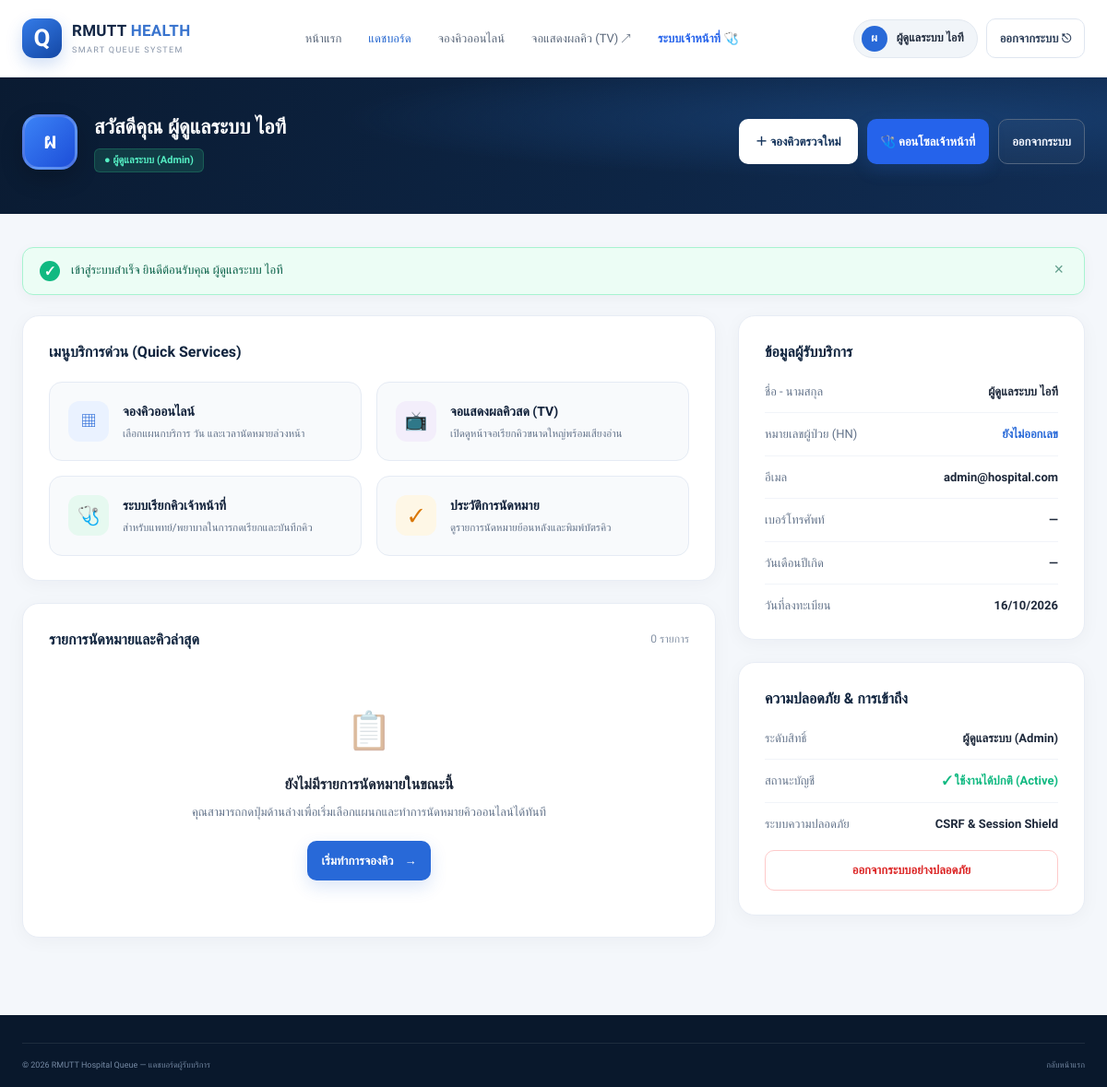
The app's page /dashboard.php (signed in) with its own data.
### tables this page shows
CREATE TABLE IF NOT EXISTS users (
  id BIGINT UNSIGNED AUTO_INCREMENT PRIMARY KEY,
  full_name VARCHAR(150) NOT NULL,
  email VARCHAR(190) NOT NULL UNIQUE,
  password_hash VARCHAR(255) NOT NULL,
  role ENUM('patient','staff','admin','executive') NOT NULL DEFAULT 'patient',
  is_active TINYINT(1) NOT NULL DEFAULT 1,
  created_at TIMESTAMP NOT NULL DEFAULT CURRENT_TIMESTAMP,
  updated_at TIMESTAMP NOT NULL DEFAULT CURRENT_TIMESTAMP ON UPDATE CURRENT_TIMESTAMP
);

### dashboard.php (the view, shortened to what this page needs)
<?php
require_once __DIR__ . '/config/database.php';
require_once __DIR__ . '/includes/auth.php';
$user = current_user();
$userId = (int)$user['id'];
try {
    $stmt = $pdo->prepare("
        SELECT u.id, u.full_name, u.email, u.role, u.created_at,
               p.id AS patient_id, p.patient_number, p.phone, p.date_of_birth
        FROM users u
        LEFT JOIN patients p ON u.id = p.user_id
        WHERE u.id = :id
        LIMIT 1
    ");
    $stmt->execute([':id' => $userId]);
    $freshUser = $stmt->fetch();
    if ($freshUser) {
        $user = array_merge($user, $freshUser);
    }
    $stmtAppt = $pdo->prepare("
        SELECT a.id, a.booking_code, a.appointment_status, a.created_at,
               d.name AS department_name, s.service_date, s.start_time, s.end_time,
               q.queue_number, q.queue_status
        FROM appointments a
        JOIN departments d ON a.department_id = d.id
        JOIN schedules s ON a.schedule_id = s.id
        LEFT JOIN queues q ON a.id = q.appointment_id
        WHERE a.patient_id = :patient_id
        ORDER BY s.service_date DESC, s.start_time DESC
        LIMIT 5
    ");
    $stmtAppt->execute([':patient_id' => $user['patient_id'] ?? 0]);
    $appointments = $stmtAppt->fetchAll();
} catch (PDOException $e) {
    error_log('Dashboard data fetch error: ' . $e->getMessage());
    $appointments = [];
}
$userInitials = mb_substr($user['full_name'], 0, 1, 'UTF-8');
?>
<!DOCTYPE html>
<html lang="th">
<head>
  <link rel="stylesheet" href="assets/css/style.css">
  <link rel="stylesheet" href="assets/css/auth.css">
</head>
<body class="dashboard-wrapper">
  <header class="site-header">
    <div class="container nav-wrap">
      <a class="brand" href="index.php" aria-label="หน้าแรก">
        <div class="brand-mark"><span>Q</span></div>
        <div class="brand-copy">
          <strong>RMUTT <span>HEALTH</span></strong>
          <small>SMART QUEUE SYSTEM</small>
        </div>
      </a>
      <nav class="main-nav" id="mainNav">
        <a href="index.php">หน้าแรก</a>
        <a class="active" href="dashboard.php">แดชบอร์ด</a>
        <a href="book.php">จองคิวออนไลน์</a>
        <a href="queue_display.php" target="_blank">จอแสดงผลคิว (TV) ↗</a>
        <?php if (has_role(['staff', 'admin']) || isset($_SESSION['staff_demo_mode'])): ?>
          <a href="staff_queue.php" style="color:#2563eb; font-weight:600;">ระบบเจ้าหน้าที่ 🩺</a>
        <?php endif; ?>
      </nav>
      <div class="nav-actions">
        <span class="user-menu-pill">
          <span class="user-menu-avatar"><?= htmlspecialchars($userInitials) ?></span>
          <span><?= htmlspecialchars($user['full_name']) ?></span>
        </span>
        <a href="logout.php" class="btn btn-ghost btn-small" title="ออกจากระบบ">
          ออกจากระบบ ⎋
        </a>
      </div>
    </div>
  </header>
  <section class="dashboard-hero">
    <div class="container">
      <div class="dash-user-row">
        <div class="dash-user-profile">
          <div class="dash-avatar"><?= htmlspecialchars($userInitials) ?></div>
          <div class="dash-user-meta">
            <h1>สวัสดีคุณ <?= htmlspecialchars($user['full_name']) ?></h1>
            <div class="dash-user-badges">
              <span class="badge badge-role-patient">
                ● <?= htmlspecialchars(get_role_label($user['role'] ?? 'patient')) ?>
              </span>
            </div>
          </div>
        </div>
        <div class="dash-actions-top">
          <a href="book.php" class="btn btn-white btn-small">
            ＋ จองคิวตรวจใหม่
          </a>
          <?php if (has_role(['staff', 'admin']) || isset($_SESSION['staff_demo_mode'])): ?>
            <a href="staff_queue.php" class="btn btn-primary btn-small" style="background:#2563eb;">
              🩺 คอนโซลเจ้าหน้าที่
            </a>
          <?php endif; ?>
          <a href="logout.php" class="btn btn-outline-light btn-small">
            ออกจากระบบ
          </a>
        </div>
      </div>
    </div>
  </section>
  <main class="dashboard-main">
    <div class="container">
      <?= render_flash() ?>
      <div class="dash-grid">
        <div class="dash-col-main">
          <div class="dash-card">
            <h2 class="dash-card-title">เมนูบริการด่วน (Quick Services)</h2>
            <div class="quick-action-cards">
              <a href="book.php" class="quick-btn">
                <div class="quick-icon blue">▦</div>
                <div class="quick-text">
                  <h4>จองคิวออนไลน์</h4>
                  <p>เลือกแผนกบริการ วัน และเวลานัดหมายล่วงหน้า</p>
                </div>
              </a>
              <a href="queue_display.php" target="_blank" class="quick-btn">
                <div class="quick-icon purple">📺</div>
                <div class="quick-text">
                  <h4>จอแสดงผลคิวสด (TV)</h4>
                  <p>เปิดดูหน้าจอเรียกคิวขนาดใหญ่พร้อมเสียงอ่าน</p>
                </div>
              </a>
              <a href="staff_queue.php" class="quick-btn">
                <div class="quick-icon green">🩺</div>
                <div class="quick-text">
                  <h4>ระบบเรียกคิวเจ้าหน้าที่</h4>
                  <p>สำหรับแพทย์/พยาบาลในการกดเรียกและบันทึกคิว</p>
                </div>
              </a>
              <a href="#history" class="quick-btn">
                <div class="quick-icon amber">✓</div>
                <div class="quick-text">
                  <h4>ประวัติการนัดหมาย</h4>
                  <p>ดูรายการนัดหมายย้อนหลังและพิมพ์บัตรคิว</p>
                </div>
              </a>
            </div>
          </div>
          <div class="dash-card" id="history">
            <h2 class="dash-card-title">
              <span>รายการนัดหมายและคิวล่าสุด</span>
              <small style="font-size: 12px; color: #8794a7; font-weight: normal;">
                <?= count($appointments) ?> รายการ
              </small>
            </h2>
            <?php if (empty($appointments)): ?>
              <div style="text-align: center; padding: 35px 20px; color: #64748b;">
                <div style="font-size: 40px; margin-bottom: 12px; opacity: 0.5;">📋</div>
                <h3 style="font-size: 16px; margin: 0 0 6px; color: #1e293b;">ยังไม่มีรายการนัดหมายในขณะนี้</h3>
                <p style="font-size: 13px; margin: 0 0 20px;">คุณสามารถกดปุ่มด้านล่างเพื่อเริ่มเลือกแผนกและทำการนัดหมายคิวออนไลน์ได้ทันที</p>
                <a href="book.php" class="btn btn-primary btn-small">เริ่มทำการจองคิว <span>→</span></a>
              </div>
            <?php endif; ?>
          </div>
        </div>
        <div class="dash-col-side" id="profile">
          <div class="dash-card">
            <h2 class="dash-card-title">ข้อมูลผู้รับบริการ</h2>
            <div class="profile-info-list">
              <div class="info-item">
                <span class="info-label">ชื่อ - นามสกุล</span>
                <span class="info-val"><?= htmlspecialchars($user['full_name']) ?></span>
              </div>
              <div class="info-item">
                <span class="info-label">หมายเลขผู้ป่วย (HN)</span>
                <span class="info-val" style="color: #2869d8;"><?= htmlspecialchars($user['patient_number'] ?? 'ยังไม่ออกเลข') ?></span>
              </div>
              <div class="info-item">
                <span class="info-label">อีเมล</span>
                <span class="info-val"><?= htmlspecialchars($user['email']) ?></span>
              </div>
              <div class="info-item">
                <span class="info-label">เบอร์โทรศัพท์</span>
                <span class="info-val"><?= htmlspecialchars($user['phone'] ?? '—') ?></span>
              </div>
              <div class="info-item">
                <span class="info-label">วันเดือนปีเกิด</span>
                <span class="info-val"><?= htmlspecialchars($user['date_of_birth'] ?? '—') ?></span>
              </div>
              <div class="info-item">
                <span class="info-label">วันที่ลงทะเบียน</span>
                <span class="info-val"><?= date('d/m/Y', strtotime($user['created_at'] ?? 'now')) ?></span>
              </div>
            </div>
          </div>
          <div class="dash-card">
            <h2 class="dash-card-title">ความปลอดภัย & การเข้าถึง</h2>
            <div class="profile-info-list">
              <div class="info-item">
                <span class="info-label">ระดับสิทธิ์</span>
                <span class="info-val"><?= htmlspecialchars(get_role_label($user['role'] ?? 'patient')) ?></span>
              </div>
              <div class="info-item">
                <span class="info-label">สถานะบัญชี</span>
                <span class="info-val" style="color: #10b981;">✓ ใช้งานได้ปกติ (Active)</span>
              </div>
              <div class="info-item">
                <span class="info-label">ระบบความปลอดภัย</span>
                <span class="info-val">CSRF & Session Shield</span>
              </div>
            </div>
            <div style="margin-top: 18px;">
              <a href="logout.php" class="btn btn-ghost" style="width: 100%; border-color: #fecaca; color: #dc2626;">
                ออกจากระบบอย่างปลอดภัย
              </a>
            </div>
          </div>
        </div>
      </div>
    </div>
  </main>
  <footer class="site-footer">
    <div class="container footer-bottom">
      <span>© <?= date('Y') ?> RMUTT Hospital Queue — แดชบอร์ดผู้รับบริการ</span>
      <a href="index.php" style="color: inherit;">กลับหน้าแรก</a>
    </div>
  </footer>
</body>
</html>

### assets/css/style.css (style rules this page uses)
:root { --navy: #0b1d36; --navy-2: #102b50; --blue: #2869d8; --blue-light: #eaf2ff; --ink: #15243a; --muted: #718096; --line: #e6ebf2; --surface: #f6f8fc; --white: #fff; --green: #19a779; --radius: 20px; --shadow: 0 24px 70px rgba(10, 29, 57, .13) }
* { box-sizing: border-box }
html { scroll-behavior: smooth; scroll-padding-top: 90px }
body { margin: 0; font-family: "IBM Plex Sans Thai", sans-serif; color: var(--ink); background: #fff; font-size: 15px; line-height: 1.65 }
a { color: inherit; text-decoration: none }
.container { width: min(1160px, calc(100% - 48px)); margin-inline: auto }
.site-header { height: 84px; background: rgba(255, 255, 255, .96); border-bottom: 1px solid #edf0f5; position: sticky; top: 0; z-index: 20; backdrop-filter: blur(16px) }
.nav-wrap { height: 100%; display: flex; align-items: center; justify-content: space-between; gap: 28px }
.brand { display: flex; align-items: center; gap: 11px; flex-shrink: 0 }
.brand-mark { width: 43px; height: 43px; background: linear-gradient(145deg, #347ce9, #1447a4); color: #fff; border-radius: 13px; display: grid; place-items: center; box-shadow: 0 7px 17px #2466cf35; font-size: 26px; font-weight: 700 }
.brand-copy { display: flex; flex-direction: column; line-height: 1.2 }
.brand-copy strong { font-size: 17px; letter-spacing: .3px; color: #132746 }
.brand-copy strong span { color: #3974ce }
.brand-copy small { font-size: 9px; letter-spacing: 1.35px; color: #8794a8; margin-top: 5px }
.main-nav { display: flex; align-items: center; gap: 29px; font-size: 13px; color: #5b687b }
.main-nav a { transition: color .2s }
.main-nav a:hover, .main-nav a.active { color: #2466cf }
.nav-actions { display: flex; align-items: center; gap: 9px }
.btn { display: inline-flex; align-items: center; justify-content: center; gap: 12px; border: 1px solid transparent; border-radius: 10px; padding: 10px 17px; font-family: inherit; font-size: 13px; font-weight: 600; transition: transform .2s, background .2s, border-color .2s; cursor: pointer }
.btn-primary { background: var(--blue); color: #fff; box-shadow: 0 7px 18px #2869d82b }
.btn-ghost { border-color: #dfe6f0; color: #30425c; background: #fff }
.btn-small { padding: 10px 14px }
.btn-outline-light { border-color: #526681; color: #f2f6ff; background: #ffffff08 }
.btn-white { background: #fff; color: #15345c; padding: 13px 17px }
.site-footer { background: #09182c; color: #fff; padding-top: 30px }
.footer-bottom { display: flex; justify-content: space-between; gap: 20px; border-top: 1px solid #ffffff16; padding: 16px 0; color: #7589a3; font-size: 9px }

### records on screen
users: full_name "ผ", full_name "ผู้ดูแลระบบ ไอที", role "ผู้ดูแลระบบ (Admin)", email "admin@hospital.com", created_at "16/10/2026"

### other values on screen
$icon "✓"
$message "เข้าสู่ระบบสำเร็จ ยินดีต้อนรับคุณ ผู้ดูแลระบบ ไอที"
count($appointments) "0"
$user['patient_number'] "ยังไม่ออกเลข"
$user['phone'] "—"
$user['date_of_birth'] "—"
